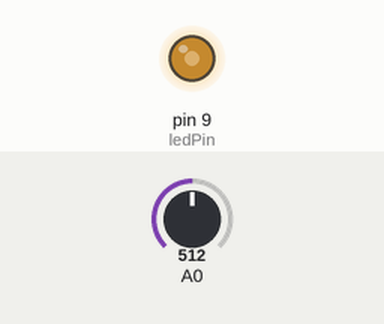
This sketch was run on a simulated Arduino Uno, built with avr-gcc and run on an emulated ATmega328P. Shown: output pins drawn as LEDs (lit = HIGH). Inputs (shaded band) come from the test bench; at power-on: A0 = 512.

Above: at 1.2 s.
1.3 s: A0 set to 716
At 1.8 s:
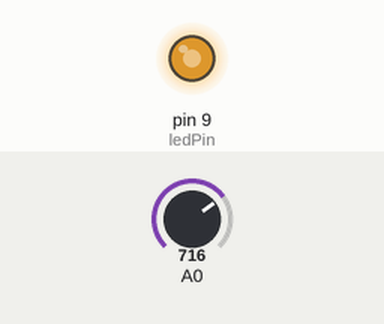
2.8 s: A0 set to 900
At 4.0 s:
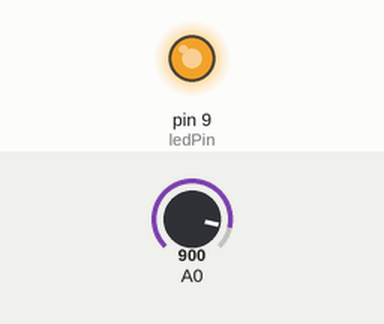
4.3 s: A0 set to 122
At 5.3 s:
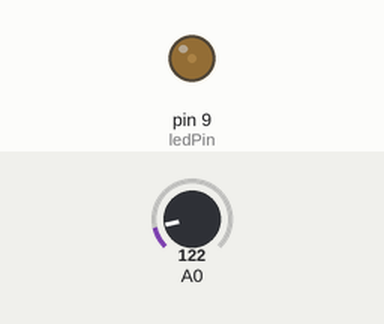
5.8 s: A0 set to 0
At 6.4 s:
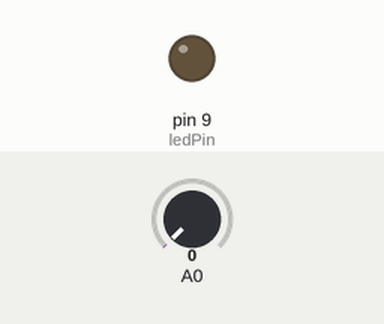
7.3 s: A0 set to 511
At 7.6 s:
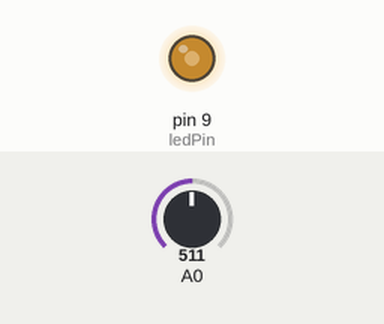
Timing chart, 0 to 9.8 s (numbered marks = the images above; inputs shaded):
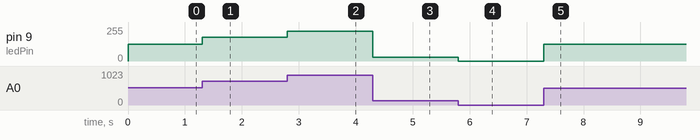

The sketch:

04_Motor_with_Potentiometer.ino
```cpp
//void setup() {
//  pinMode(9, OUTPUT);
//}
//void loop() {
//  digitalWrite(9, HIGH);
//}


int ledPin = 9;

int readValue = 0;
int ledValue = 0;

void setup() {
  pinMode(ledPin, OUTPUT);
  pinMode(A0, INPUT);
}

void loop() {
  readValue = analogRead(A0);
  ledValue = map(readValue, 0, 1023, 0, 255); //can only go to 1023
  analogWrite(ledPin, ledValue);
}
```

Measured:
- after the input at 1.3 s, pin 9 (ledPin): 127/255 → 178/255 at once
- after the input at 2.8 s, pin 9 (ledPin): 178/255 → 224/255 at once
- after the input at 4.3 s, pin 9 (ledPin): 224/255 → 30/255 at once
- after the input at 5.8 s, pin 9 (ledPin): 30/255 → 0/255 at once
- after the input at 7.3 s, pin 9 (ledPin): 0/255 → 127/255 at once
